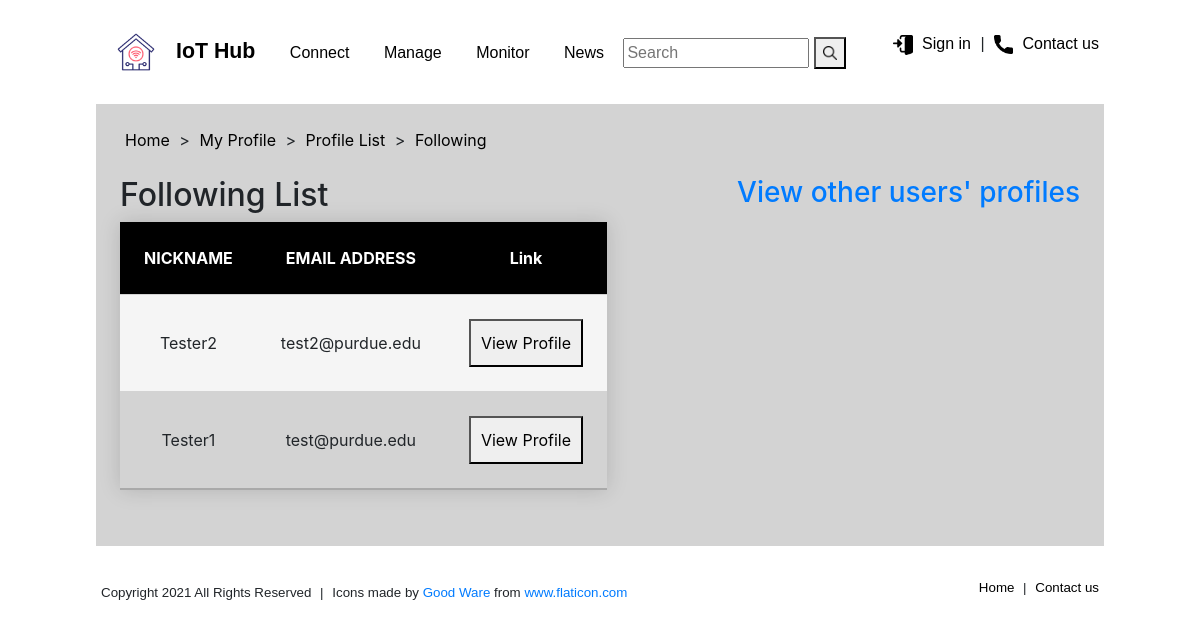
The app's page /CNIT581-048-project3/1/followinglist/, older data.
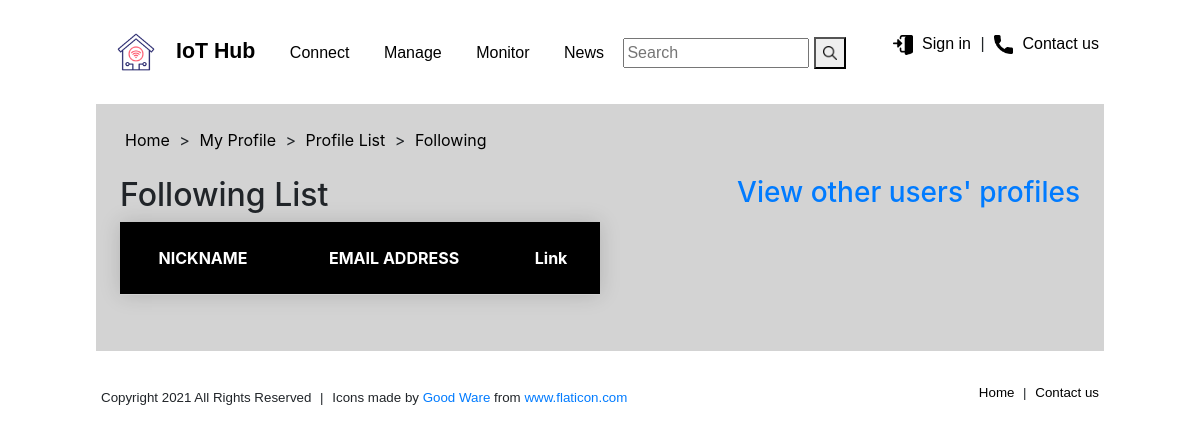
The same page, newer data.
### hubapp/models.py (models this page shows)
class CustomUser(AbstractUser):
    nickname = models.CharField(max_length=100)
    gender_type_choices = (
        ('Male', 'Male'),
        ('Female', 'Female'),
        ('Not to say', 'Not to say')
    )
    gender = models.CharField(max_length=10, choices=gender_type_choices)
    followers = models.ManyToManyField(
        settings.AUTH_USER_MODEL,
        related_name='following',
        blank=True
    )

### hubapp/views.py (the view)
# urls.py: path('<int:user_id>/followinglist/', views.followinglist, name='followinglist'),
def followinglist(request, user_id):
    user = get_object_or_404(get_user_model(), id=user_id)
    following_list = user.following.all()
    return render(request, 'hubapp/followinglist.html', {'following_list': following_list})

### hubapp/templates/hubapp/followinglist.html
{% extends "hubapp/base.html" %}
{% block header %}
    <a href="{% url 'index' %}">Home</a> >
    <a href="{% url 'myprofile' %}">My Profile</a> >
    <a href="{% url 'profiles' %}">Profile List</a> >
    <a href="">Following</a>
{% endblock header %}
{% block title %}
<div>
    <h2 style="display: inline-block">
        Following List
    </h2>
    <h3 style="float:right; vertical-align:middle">
        <a href="{% url 'profiles' %}">View other users' profiles</a>
    </h3>
</div>
{% endblock title %}
{% block content %}
<div>
    <table class="devices-list">
         <thead>
            <tr>
                <th>NICKNAME</th>
                <th>EMAIL ADDRESS</th>
                <th>Link</th>
            </tr>
         </thead>
         <tbody>
        {% for following in following_list %}
             <tr>
                 <td>{{ following.nickname }}</td>
                 <td>{{ following.email }}</td>
                 <td><button onclick="location.href='{% url 'other_profile' following.id %}'">View Profile</button></td>
             </tr>
        {% endfor %}
         </tbody>
    </table>
</div>
{% endblock content %}

Row changes from the older to the newer data that the page shows:
removed CustomUser: nickname "Tester2", email "test2@purdue.edu"
removed CustomUser: nickname "Tester1", email "test@purdue.edu"
